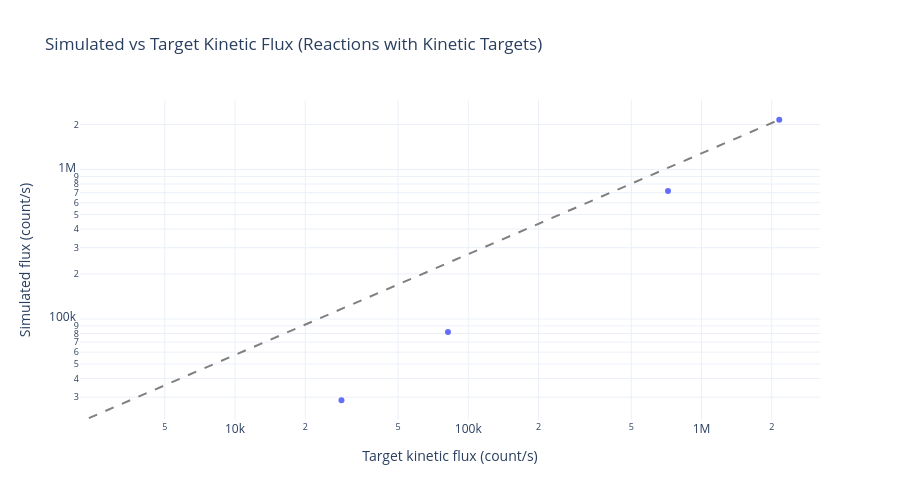

Notebook code cell kept with this figure:
### Markdown cell above
### Scatterplot of the reactions with kinetic target

### Code cell
# Keep only reactions with a defined kinetic target
kinetic_compare = (
    rxn_flux[["flux", "kinetic"]]
    .dropna(subset=["kinetic"])
    .rename(columns={"flux": "simulated_flux", "kinetic": "target_kinetic_flux"})
    .copy()
)

# If there are no kinetic targets in this subset, this will print and skip plotting
if kinetic_compare.empty:
    print("No reactions in rxn_flux have kinetic targets.")
else:
    # Build symmetric range for y=x reference line
    min_val = min(
        kinetic_compare["simulated_flux"].min(),
        kinetic_compare["target_kinetic_flux"].min(),
    )
    max_val = max(
        kinetic_compare["simulated_flux"].max(),
        kinetic_compare["target_kinetic_flux"].max(),
    )

    fig = px.scatter(
        kinetic_compare.reset_index().rename(columns={"index": "reaction"}),
        x="target_kinetic_flux",
        y="simulated_flux",
        hover_data=["reaction"],
        title="Simulated vs Target Kinetic Flux (Reactions with Kinetic Targets)",
        labels={
            "target_kinetic_flux": "Target kinetic flux (count/s)",
            "simulated_flux": "Simulated flux (count/s)",
        },
        template="plotly_white",
    )

    # Add y = x line (perfect agreement)
    fig.add_shape(
        type="line",
        x0=min_val,
        y0=min_val,
        x1=max_val,
        y1=max_val,
        line=dict(color="gray", dash="dash"),
    )

    fig.update_layout(height=500)
    fig.update_xaxes(type="log")
    fig.update_yaxes(type="log")
    fig.show()

### Figure 1 — Plotly figure (JSON) as saved in the notebook; plotly's stock layout.template omitted (floating-point values rounded to 4 significant figures)
{"data": [{"customdata": [["ASPAMINOTRANS-RXN__ASPAMINOTRANS-DIMER"], ["ASPAMINOTRANS-RXN__ASPAMINOTRANS-DIMER (reverse)"], ["CITSYN-RXN"], ["MALATE-DEH-RXN__MALATE-DEHASE (reverse)"], ["OXALOACETATE-TAUTOMERASE-RXN__FUMARASE-A (reverse)"]], "hovertemplate": "Target kinetic flux (count/s)=%{x}<br>Simulated flux (count/s)=%{y}<br>reaction=%{customdata[0]}<extra></extra>", "legendgroup": "", "marker": {"color": "#636efa", "symbol": "circle"}, "mode": "markers", "name": "", "orientation": "v", "showlegend": false, "type": "scatter", "x": [718500.0, 2154000.0, 3237.0, 81850.0, 28600.0], "xaxis": "x", "y": [718500.0, 2154000.0, -0.0, 81850.0, 28600.0], "yaxis": "y"}], "layout": {"height": 500, "legend": {"tracegroupgap": 0}, "shapes": [{"line": {"color": "gray", "dash": "dash"}, "type": "line", "x0": 0, "x1": 2154000.0, "y0": 0, "y1": 2154000.0}], "title": {"text": "Simulated vs Target Kinetic Flux (Reactions with Kinetic Targets)"}, "xaxis": {"anchor": "y", "domain": [0, 1], "title": {"text": "Target kinetic flux (count/s)"}, "type": "log"}, "yaxis": {"anchor": "x", "domain": [0, 1], "title": {"text": "Simulated flux (count/s)"}, "type": "log"}}}
